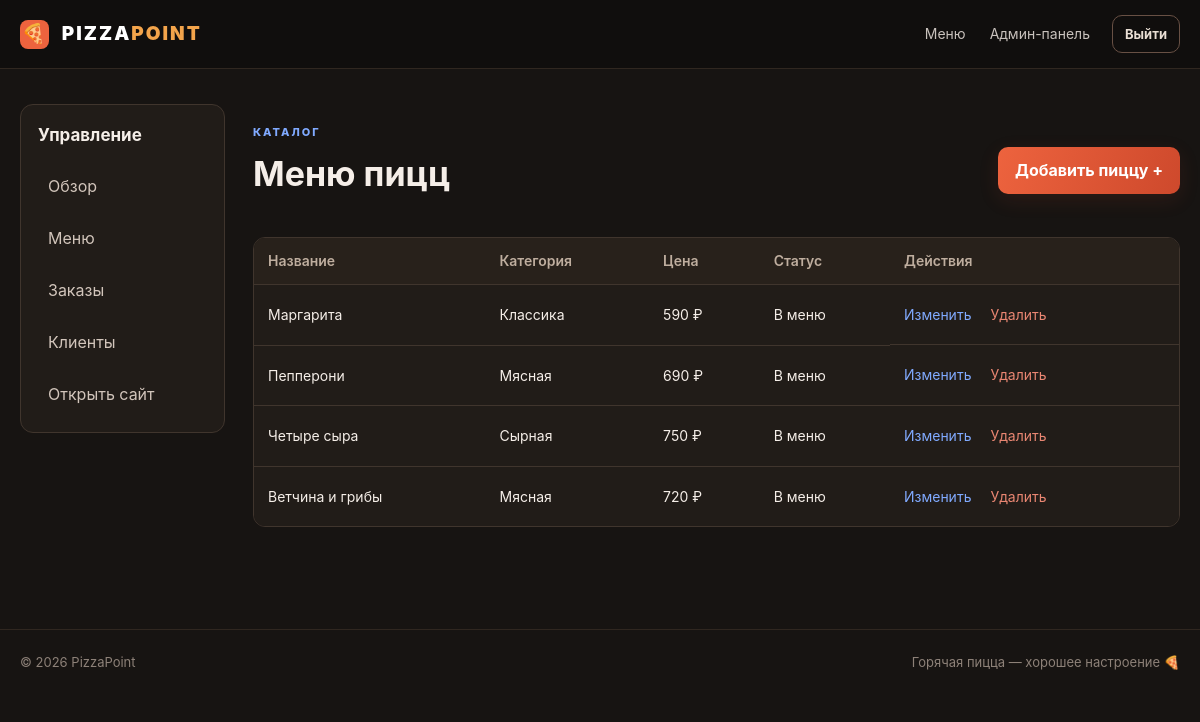
/admin/menu (signed in), run on the app's committed database.
### tables this page shows
CREATE TABLE products (
    id INTEGER PRIMARY KEY AUTOINCREMENT,
    category_id INTEGER NOT NULL REFERENCES categories(id) ON DELETE RESTRICT,
    name TEXT NOT NULL,
    description TEXT NOT NULL,
    price INTEGER NOT NULL CHECK (price >= 0),
    image_url TEXT,
    is_available INTEGER NOT NULL DEFAULT 1 CHECK (is_available IN (0, 1))
);

CREATE TABLE categories (
    id INTEGER PRIMARY KEY AUTOINCREMENT,
    name TEXT NOT NULL UNIQUE
);

### admin.py (the view)
@admin_bp.route("/menu")
def menu():
    products = fetch_all(
        """SELECT products.*, categories.name AS category_name
           FROM products INNER JOIN categories ON products.category_id = categories.id
           ORDER BY products.id"""
    )
    return render_template("admin/menu.html", products=products)

### admin.py (called while the page is built)
@admin_bp.before_request
@role_required("admin")
def check_admin():
    return None

### app.py (called while the page is built)
@app.template_filter("rub")
def rubles(value):
    return f"{int(value or 0):,}".replace(",", " ") + " ₽"

@app.context_processor
def template_globals():
    cart_count = 0
    if g.get("user") and g.user["role"] == "customer":
        cart_count = fetch_one(
            "SELECT COALESCE(SUM(quantity), 0) FROM cart_items WHERE customer_id = ?",
            (g.user["customer_id"],),
        )[0]
    return {"SITE_NAME": SITE_NAME, "csrf_token": csrf_token, "cart_count": cart_count,
            "year": date.today().year}

@app.before_request
def prepare_request():
    load_user()
    check_csrf()

### auth.py (called while the page is built)
def load_user():
    g.user = None
    user_id = session.get("user_id")
    if not user_id:
        return
    user = fetch_one(
        """SELECT users.id, users.email, users.role, users.is_active,
                  customers.id AS customer_id, customers.full_name, customers.phone
           FROM users
           LEFT JOIN customers ON customers.user_id = users.id
           WHERE users.id = ?""",
        (user_id,),
    )
    if user and user["is_active"]:
        g.user = user
    else:
        session.clear()

def role_required(*allowed_roles):
    def decorator(view_function):
        @wraps(view_function)
        def wrapped(*args, **kwargs):
            if g.user is None:
                flash("Войдите в аккаунт, чтобы продолжить.", "error")
                return redirect(url_for("login", next=request.path))
            if allowed_roles and g.user["role"] not in allowed_roles:
                abort(403)
            return view_function(*args, **kwargs)
        return wrapped
    return decorator

def csrf_token():
    if "csrf" not in session:
        session["csrf"] = secrets.token_hex(24)
    return session["csrf"]

def check_csrf():
    if request.method == "POST":
        token = request.form.get("_csrf", "")
        if not token or not secrets.compare_digest(token, session.get("csrf", "")):
            abort(400, "Проверка формы не пройдена. Обновите страницу.")

### db.py (called while the page is built)
def connect():
    connection = sqlite3.connect(DB_PATH)
    connection.row_factory = sqlite3.Row
    connection.isolation_level = None
    connection.execute("PRAGMA foreign_keys = ON")
    return connection

def get_db():
    if "db" not in g:
        g.db = connect()
    return g.db

def fetch_all(sql, parameters=()):
    return get_db().execute(sql, parameters).fetchall()

### templates/admin/menu.html
{% extends 'admin/base.html' %}{% block title %}Меню — админ{% endblock %}{% block admin_content %}<div class="admin-section-head"><div><p class="eyebrow">КАТАЛОГ</p><h1>Меню пицц</h1></div><a class="btn btn-primary" href="{{ url_for('admin.product_add') }}">Добавить пиццу +</a></div><div class="table-wrap"><table><thead><tr><th>Название</th><th>Категория</th><th>Цена</th><th>Статус</th><th>Действия</th></tr></thead><tbody>{% for product in products %}<tr><td>{{ product.name }}</td><td>{{ product.category_name }}</td><td>{{ product.price|rub }}</td><td>{{ 'В меню' if product.is_available else 'Скрыта' }}</td><td class="table-actions"><a href="{{ url_for('admin.product_edit', product_id=product.id) }}">Изменить</a><form method="post" action="{{ url_for('admin.product_delete', product_id=product.id) }}" onsubmit="return confirm('Удалить эту позицию?')"><input type="hidden" name="_csrf" value="{{ csrf_token() }}"><button class="remove-button" type="submit">Удалить</button></form></td></tr>{% endfor %}</tbody></table></div>{% endblock %}

### templates/admin/base.html
{% extends 'base.html' %}{% block content %}<section class="container admin-page"><aside class="admin-sidebar"><h2>Управление</h2><a href="{{ url_for('admin.dashboard') }}">Обзор</a><a href="{{ url_for('admin.menu') }}">Меню</a><a href="{{ url_for('admin.orders') }}">Заказы</a><a href="{{ url_for('admin.customers') }}">Клиенты</a><a href="{{ url_for('index') }}">Открыть сайт</a></aside><div class="admin-content">{% block admin_content %}{% endblock %}</div></section>{% endblock %}

### templates/base.html (shortened to what this page needs)
<!doctype html>
<html lang="ru">
<head>
  <link rel="stylesheet" href="{{ url_for('static', filename='css/style.css') }}">
</head>
<body>
<header class="header">
  <div class="container header-inner">
    <a class="brand" href="{{ url_for('index') }}"><span class="brand-mark">🍕</span> PIZZA<span class="brand-accent">POINT</span></a>
    <nav class="nav-links">
      <a href="{{ url_for('index') }}">Меню</a>
      {% if g.user %}
        {% if g.user.role == 'admin' %}<a href="{{ url_for('admin.dashboard') }}">Админ-панель</a>
        {% else %}<a href="{{ url_for('cabinet') }}">Личный кабинет</a><a href="{{ url_for('cart') }}">Корзина <span class="cart-count">{{ cart_count }}</span></a>{% endif %}
      {% else %}<a href="{{ url_for('login') }}">Войти</a><a class="nav-register" href="{{ url_for('register') }}">Регистрация</a>{% endif %}
    </nav>
    {% if g.user %}
      <form method="post" action="{{ url_for('logout') }}"><input type="hidden" name="_csrf" value="{{ csrf_token() }}"><button class="btn btn-outline btn-small" type="submit">Выйти</button></form>
    {% endif %}
  </div>
</header>
<main>{% block content %}{% endblock %}</main>
<footer class="footer"><div class="container footer-inner"><span>© {{ year }} PizzaPoint</span><span>Горячая пицца — хорошее настроение 🍕</span></div></footer>
</body>
</html>

### static/css/style.css (style rules this page uses)
:root { --bg:#171412;--surface:#211c18;--surface-2:#29221d;--line:#40352d;--text:#f5eee8;--muted:#b9a99d;--orange:#ed633e;--orange-dark:#ce492c;--blue:#80aaff;--green:#55bd82;--red:#ee7968 }
* { box-sizing:border-box }
body { margin:0;background:var(--bg);color:var(--text);font-family:Inter,Segoe UI,Arial,sans-serif;line-height:1.55 }
a { color:var(--blue);text-decoration:none }
button,input,textarea,select { font:inherit }
button { cursor:pointer }
.container { width:min(1160px,calc(100% - 32px));margin-inline:auto }
.header { background:#100e0d;border-bottom:1px solid #302720;position:sticky;top:0;z-index:5 }
.header-inner { min-height:68px;display:flex;align-items:center;gap:22px }
.brand { font-weight:900;letter-spacing:2px;font-size:19px;color:#fff;white-space:nowrap }
.brand-mark { display:inline-flex;width:29px;height:29px;align-items:center;justify-content:center;background:var(--orange);border-radius:8px;margin-right:7px }
.brand-accent { color:#f3a44b }
.nav-links { display:flex;gap:24px;align-items:center;margin-left:auto }
.nav-links a { color:#c8c1bc;font-size:14px }
.btn { display:inline-flex;align-items:center;justify-content:center;border:0;border-radius:10px;padding:11px 17px;font-weight:700;transition:.15s;white-space:nowrap }
.btn-primary { color:white;background:linear-gradient(110deg,var(--orange),var(--orange-dark));box-shadow:0 6px 20px #bd452b22 }
.btn-outline { border:1px solid #685044;color:#e9ded4;background:transparent }
.btn-small { padding:8px 12px;font-size:13px }
.eyebrow { font-size:11px;font-weight:800;letter-spacing:2px;color:var(--blue);margin:0 0 13px }
.section-heading h2,.page-section h1,.auth-card h1,.admin-content h1 { font-size:34px;line-height:1.2;margin:0 0 22px }
.footer { border-top:1px solid #302720;color:#8d8178;font-size:13px;padding:22px 0 }
.footer-inner { display:flex;justify-content:space-between;gap:20px }
.remove-button { border:0;background:none;color:#e98672;padding:7px }
.admin-page { display:grid;grid-template-columns:205px minmax(0,1fr);gap:28px;padding:35px 0 70px;min-height:70vh }
.admin-sidebar { background:var(--surface);border:1px solid var(--line);border-radius:13px;padding:17px;height:max-content;display:flex;flex-direction:column;gap:9px }
.admin-sidebar h2 { font-size:17px;margin:0 0 8px }
.admin-sidebar a { padding:9px 10px;border-radius:8px;color:#d2c5bb }
.admin-content { min-width:0 }
.admin-section-head { display:flex;justify-content:space-between;align-items:center;gap:15px;margin:20px 0 }
.table-wrap { overflow-x:auto;border:1px solid var(--line);border-radius:12px }
.table-wrap table { width:100%;border-collapse:collapse;background:var(--surface);font-size:14px }
.table-wrap th,.table-wrap td { text-align:left;padding:12px 14px;border-bottom:1px solid var(--line);white-space:nowrap }
.table-wrap th { color:#bfae9f;background:#28211b;font-weight:600 }
.table-wrap tr:last-child td { border-bottom:0 }
.table-actions { display:flex;align-items:center;gap:12px }
.table-actions form { display:inline }

### data on the page
products: name "Маргарита", category_name "Классика", price|rub "590 ₽", is_available "В меню"
products: name "Пепперони", category_name "Мясная", price|rub "690 ₽", is_available "В меню"
products: name "Четыре сыра", category_name "Сырная", price|rub "750 ₽", is_available "В меню"
products: name "Ветчина и грибы", category_name "Мясная", price|rub "720 ₽", is_available "В меню"
